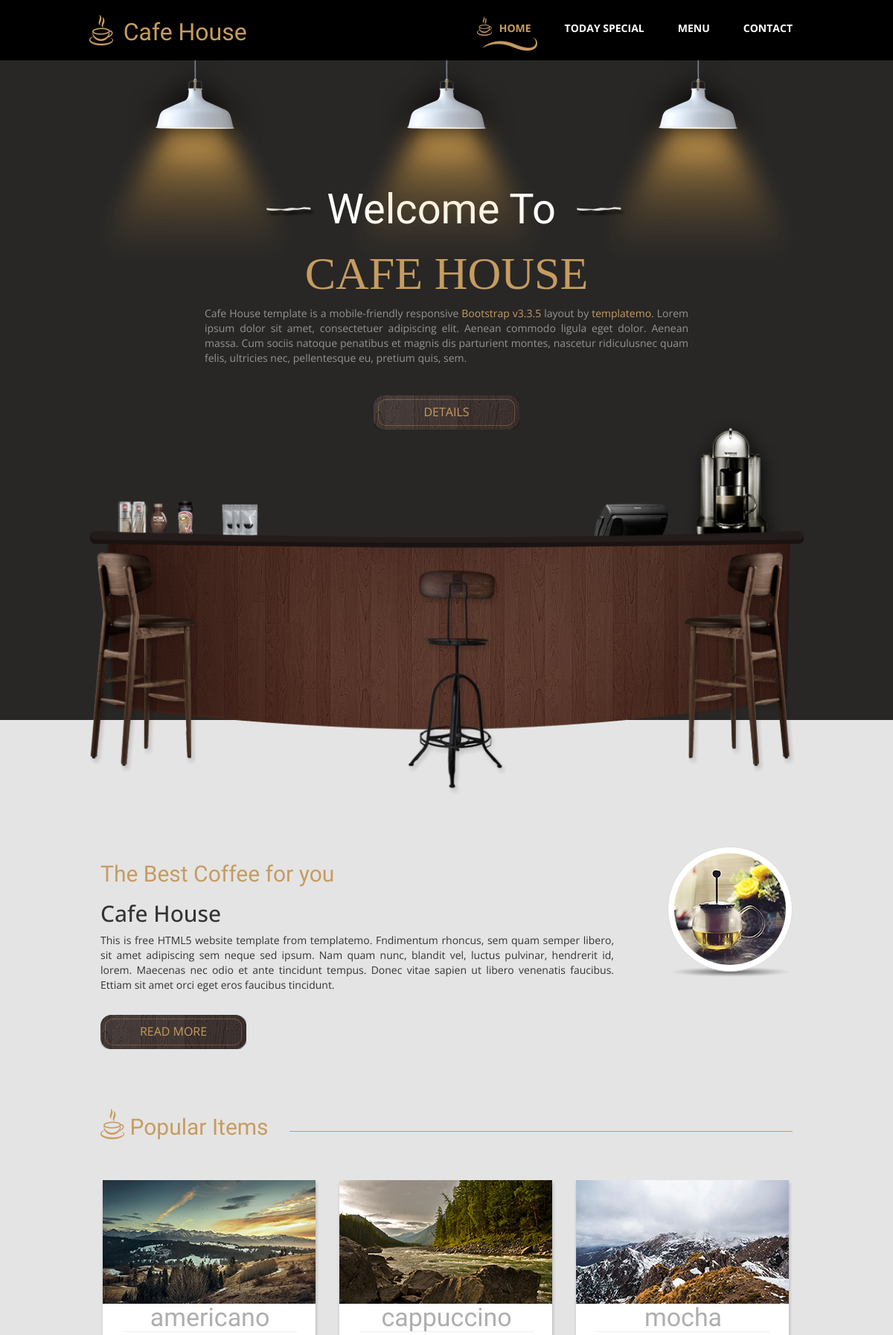
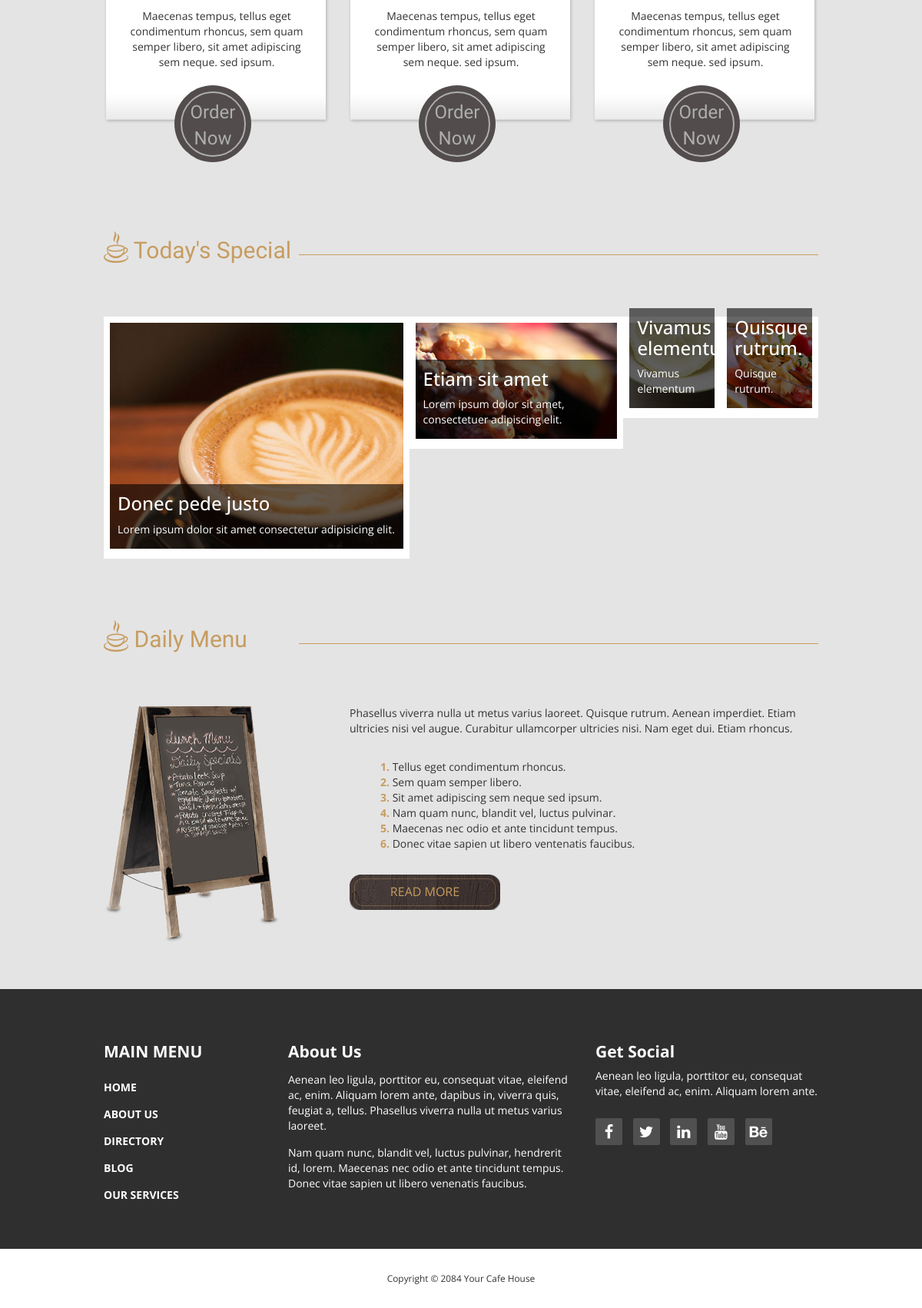
The page / on the database its author committed (2 pictures, top to bottom).
### main/models.py (models this page shows, shortened)
class Home(models.Model):
    title = models.CharField('Home Title', max_length=254)
    text = models.TextField('Home Text')
    img = models.ImageField('Home Image', upload_to='media')
    class Meta:
        verbose_name = 'Home'
        verbose_name_plural = 'Home'

class Coffee(models.Model):
    category = models.ForeignKey(Category, on_delete=models.CASCADE)
    name = models.CharField('Coffee Name', max_length=254)
    about = models.TextField('About Coffee')
    price = models.PositiveIntegerField('Price')
    img = models.ImageField('Coffee img', upload_to='media')

class Daily_Menu(models.Model):
    img = models.ImageField('IMG', upload_to='media')
    text = models.TextField('Text')
    about1 = models.CharField('about1', max_length=254)
    about2 = models.CharField('about2', max_length=254)
    about3 = models.CharField('about3', max_length=254)
    about4 = models.CharField('about4', max_length=254)
    about5 = models.CharField('about5', max_length=254)
    about6 = models.CharField('about6', max_length=254)
    class Meta:
        verbose_name = 'Daily_Menu'
        verbose_name_plural = 'Daily_Menu'

### main/views.py (the view)
# urls.py: path('', HomeListView.as_view(), name='home'),
class HomeListView(generic.ListView):
    template_name = 'index.html'
    def get(self, reuquest):
        home = Home.objects.get()
        popular_items = Popular_Items.objects.get().coffee.all()
        todays_special = Todays_special.objects.get().coffee.all()
        daily_menu = Daily_Menu.objects.get()
        context = {
            'home': home,
            'popular_items': popular_items,
            'todays_special': todays_special,
            'daily_menu': daily_menu,
        }
        return render(reuquest, self.template_name, context=context)

### main/templates/index.html (shortened to what this page needs)
{% load static %}
<!DOCTYPE html>
<html lang="en">
<head>
  <link href="{% static 'css/bootstrap.min.css' %}" rel="stylesheet">
  <link href="{% static 'css/font-awesome.min.css' %}" rel="stylesheet">
  <link href="{% static 'css/templatemo-style.css' %}" rel="stylesheet">
  </head>
  <body>
    <div class="tm-top-header">
      <div class="container">
        <div class="row">
          <div class="tm-top-header-inner">
            <div class="tm-logo-container">
              <img src="{% static 'img/logo.png' %}" alt="Logo" class="tm-site-logo">
              <h1 class="tm-site-name tm-handwriting-font">Cafe House</h1>
            </div>
            <nav class="tm-nav">
              <ul>
                <li><a href="{% url 'home' %}" class="active">Home</a></li>
                <li><a href="{% url 'today' %}">Today Special</a></li>
                <li><a href="{% url 'menu' %}">Menu</a></li>
                <li><a href="{% url 'contact' %}">Contact</a></li>
              </ul>
            </nav>
          </div>
        </div>
      </div>
    </div>
    <section class="tm-welcome-section">
      <div class="container tm-position-relative">
        <div class="tm-lights-container">
          <img src="{% static 'img/light.png' %}" alt="Light" class="light light-1">
          <img src="{% static 'img/light.png' %}" alt="Light" class="light light-2">
          <img src="{% static 'img/light.png' %}" alt="Light" class="light light-3">
        </div>
        <div class="row tm-welcome-content">
          <h2 class="white-text tm-handwriting-font tm-welcome-header">&nbsp;Welcome To&nbsp;&nbsp;</h2>
          <h2 class="gold-text tm-welcome-header-2">Cafe House</h2>
          <p class="gray-text tm-welcome-description">Cafe House template is a mobile-friendly responsive <span class="gold-text">Bootstrap v3.3.5</span> layout by <span class="gold-text">templatemo</span>. Lorem ipsum dolor sit amet, consectetuer adipiscing elit. Aenean commodo ligula eget dolor. Aenean massa. Cum sociis natoque penatibus et magnis dis parturient montes, nascetur ridiculusnec quam felis, ultricies nec, pellentesque eu, pretium quis, sem.</p>
          <a href="#main" class="tm-more-button tm-more-button-welcome">Details</a>
        </div>
        <img src="{% static 'img/table-set.png' %}" alt="Table Set" class="tm-table-set img-responsive">
      </div>
    </section>
    <div class="tm-main-section light-gray-bg">
      <div class="container" id="main">
        <section class="tm-section row">
          <div class="col-lg-9 col-md-9 col-sm-8">
            <h2 class="tm-section-header gold-text tm-handwriting-font">{{ home.title }}</h2>
            <h2>Cafe House</h2>
            <p class="tm-welcome-description">{{ home.text }}</p>
            <a href="#" class="tm-more-button margin-top-30">READ MORE</a>
          </div>
          <div class="col-lg-3 col-md-3 col-sm-4 tm-welcome-img-container">
            <div class="inline-block shadow-img">
              <img src="{{ home.img.url }}" alt="Image" class="img-circle img-thumbnail">
            </div>
          </div>
        </section>
        <section class="tm-section tm-section-margin-bottom-0 row">
          <div class="col-lg-12 tm-section-header-container">
            <h2 class="tm-section-header gold-text tm-handwriting-font"><img src="{% static 'img/logo.png' %}" alt="Logo" class="tm-site-logo"> Popular Items</h2>
            <div class="tm-hr-container"><hr class="tm-hr"></div>
          </div>
          <div class="col-lg-12 tm-popular-items-container">
            {% for item in popular_items %}
            <div class="tm-popular-item">
              <img src="{{ item.img.url }}" alt="Popular" class="tm-popular-item-img">
              <div class="tm-popular-item-description">
                <h3 class="tm-handwriting-font tm-popular-item-title">{{ item.name }}</h3><hr class="tm-popular-item-hr">
                <p>{{ item.about }}</p>
                <div class="order-now-container">
                  <a href="#" class="order-now-link tm-handwriting-font">Order Now</a>
                </div>
              </div>
            </div>
            {% endfor %}
          </div>
        </section>
        <section class="tm-section row">
          <div class="col-lg-12 tm-section-header-container">
            <h2 class="tm-section-header gold-text tm-handwriting-font"><img src="{% static 'img/logo.png' %}" alt="Logo" class="tm-site-logo"> Today's Special</h2>
            <div class="tm-hr-container"><hr class="tm-hr"></div>
          </div>
          <div class="col-lg-12 tm-special-container margin-top-60">
            {% for item in todays_special %}
              <div class="tm-special-container-left">
                <div class="tm-special-item">
                  <div class="tm-special-img-container">
                    <img src="{{ item.img.url }}" alt="Special" class="tm-special-img img-responsive">
                    <a href="#">
                      <div class="tm-special-description">
                        <h3 class="tm-special-title">{{ item.name }}</h3>
                        <p>{{ item.about }}</p>
                      </div>
                    </a>
                  </div>
                </div>
              </div>
            {% endfor %}
          </div>
        </section>
        <section class="tm-section">
          <div class="row">
            <div class="col-lg-12 tm-section-header-container">
              <h2 class="tm-section-header gold-text tm-handwriting-font"><img src="{% static 'img/logo.png' %}" alt="Logo" class="tm-site-logo"> Daily Menu</h2>
              <div class="tm-hr-container"><hr class="tm-hr"></div>
            </div>
          </div>
          <div class="row">
            <div class="tm-daily-menu-container margin-top-60">
              <div class="col-lg-4 col-md-4">
                <img src="{{ daily_menu.img.url }}" alt="Menu board" class="tm-daily-menu-img">
              </div>
              <div class="col-lg-8 col-md-8">
                <p>{{ daily_menu.text }}</p>
                <ol class="margin-top-30">
                  <li>{{ daily_menu.about1 }}</li>
                  <li>{{ daily_menu.about2 }}</li>
                  <li>{{ daily_menu.about3 }}</li>
                  <li>{{ daily_menu.about4 }}</li>
                  <li>{{ daily_menu.about5 }}</li>
                  <li>{{ daily_menu.about6 }}</li>
                </ol>
                <a href="#" class="tm-more-button margin-top-30">Read More</a>
              </div>
            </div>
          </div>
        </section>
      </div>
    </div>
    <footer>
      <div class="tm-black-bg">
        <div class="container">
          <div class="row margin-bottom-60">
            <nav class="col-lg-3 col-md-3 tm-footer-nav tm-footer-div">
              <h3 class="tm-footer-div-title">Main Menu</h3>
              <ul>
                <li><a href="#">Home</a></li>
                <li><a href="#">About Us</a></li>
                <li><a href="#">Directory</a></li>
                <li><a href="#">Blog</a></li>
                <li><a href="#">Our Services</a></li>
              </ul>
            </nav>
            <div class="col-lg-5 col-md-5 tm-footer-div">
              <h3 class="tm-footer-div-title">About Us</h3>
              <p class="margin-top-15">Aenean leo ligula, porttitor eu, consequat vitae, eleifend ac, enim. Aliquam lorem ante, dapibus in, viverra quis, feugiat a, tellus. Phasellus viverra nulla ut metus varius laoreet.</p>
              <p class="margin-top-15">Nam quam nunc, blandit vel, luctus pulvinar, hendrerit id, lorem. Maecenas nec odio et ante tincidunt tempus. Donec vitae sapien ut libero venenatis faucibus.</p>
            </div>
            <div class="col-lg-4 col-md-4 tm-footer-div">
              <h3 class="tm-footer-div-title">Get Social</h3>
              <p>Aenean leo ligula, porttitor eu, consequat vitae, eleifend ac, enim. Aliquam lorem ante.</p>
              <div class="tm-social-icons-container">
                <a href="#" class="tm-social-icon"><i class="fa fa-facebook"></i></a>
                <a href="#" class="tm-social-icon"><i class="fa fa-twitter"></i></a>
                <a href="#" class="tm-social-icon"><i class="fa fa-linkedin"></i></a>
                <a href="#" class="tm-social-icon"><i class="fa fa-youtube"></i></a>
                <a href="#" class="tm-social-icon"><i class="fa fa-behance"></i></a>
              </div>
            </div>
          </div>
        </div>
      </div>
      <div>
        <div class="container">
          <div class="row tm-copyright">
           <p class="col-lg-12 small copyright-text text-center">Copyright &copy; 2084 Your Cafe House</p>
         </div>
       </div>
     </div>
   </footer>
 </body>
 </html>

### rows shown on the page
Home: title "The Best Coffee for you", text "This is free HTML5 website template from templatemo. Fndimentum rhoncus, sem quam semper libero, sit amet adipiscing sem neque sed ipsum. Nam quam nunc, blandit vel, luctus pulvinar, hendrerit id, lorem. Maecenas nec odio et ante tincidunt tempus. Donec vitae sapien ut libero venenatis faucibus. Ettiam sit amet orci eget eros faucibus tincidunt.", img (picture)
Coffee: img (picture), name "americano", about "Maecenas tempus, tellus eget condimentum rhoncus, sem quam semper libero, sit amet adipiscing sem neque. sed ipsum."
Coffee: img (picture), name "cappuccino", about "Maecenas tempus, tellus eget condimentum rhoncus, sem quam semper libero, sit amet adipiscing sem neque. sed ipsum."
Coffee: img (picture), name "mocha", about "Maecenas tempus, tellus eget condimentum rhoncus, sem quam semper libero, sit amet adipiscing sem neque. sed ipsum."
Coffee: img (picture), name "Donec pede justo", about "Lorem ipsum dolor sit amet consectetur adipisicing elit."
Coffee: img (picture), name "Etiam sit amet", about "Lorem ipsum dolor sit amet, consectetuer adipiscing elit."
Coffee: img (picture), name "Vivamus elementum", about "Vivamus elementum"
Coffee: img (picture), name "Quisque rutrum.", about "Quisque rutrum."
Daily_Menu: img (picture), text "Phasellus viverra nulla ut metus varius laoreet. Quisque rutrum. Aenean imperdiet. Etiam ultricies nisi vel augue. Curabitur ullamcorper ultricies nisi. Nam eget dui. Etiam rhoncus.", about1 "Tellus eget condimentum rhoncus.", about2 "Sem quam semper libero.", about3 "Sit amet adipiscing sem neque sed ipsum.", about4 "Nam quam nunc, blandit vel, luctus pulvinar.", about5 "Maecenas nec odio et ante tincidunt tempus.", about6 "Donec vitae sapien ut libero ventenatis faucibus."
